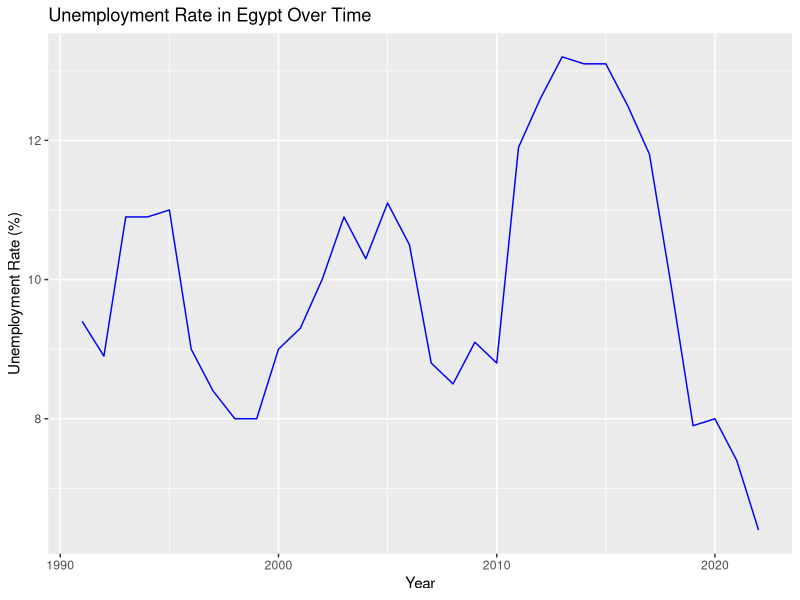
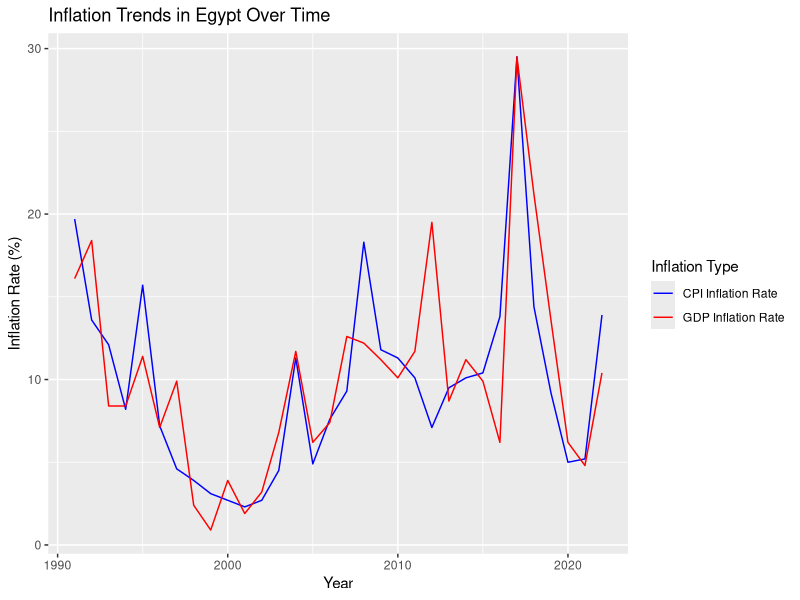
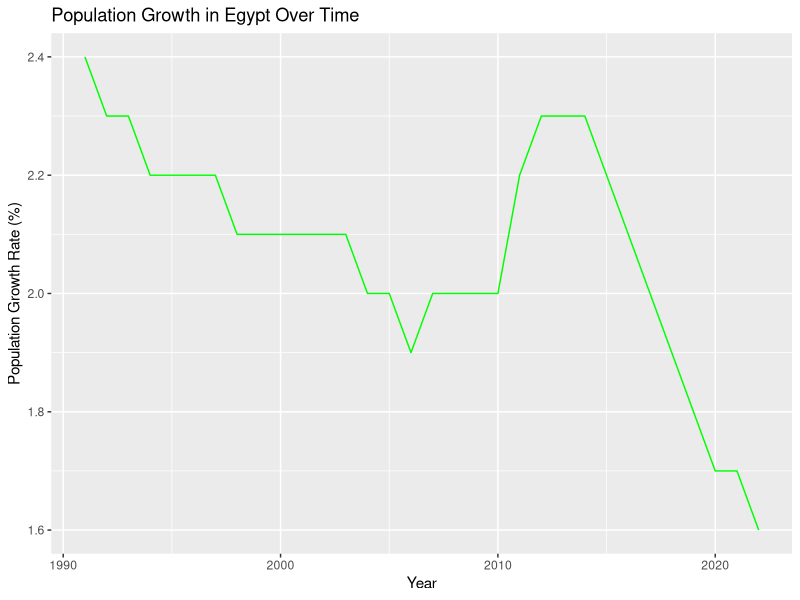
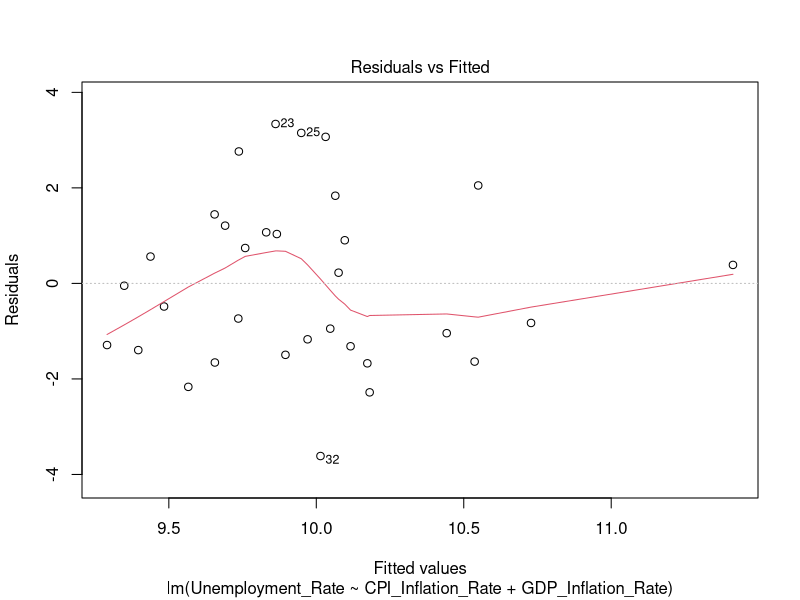
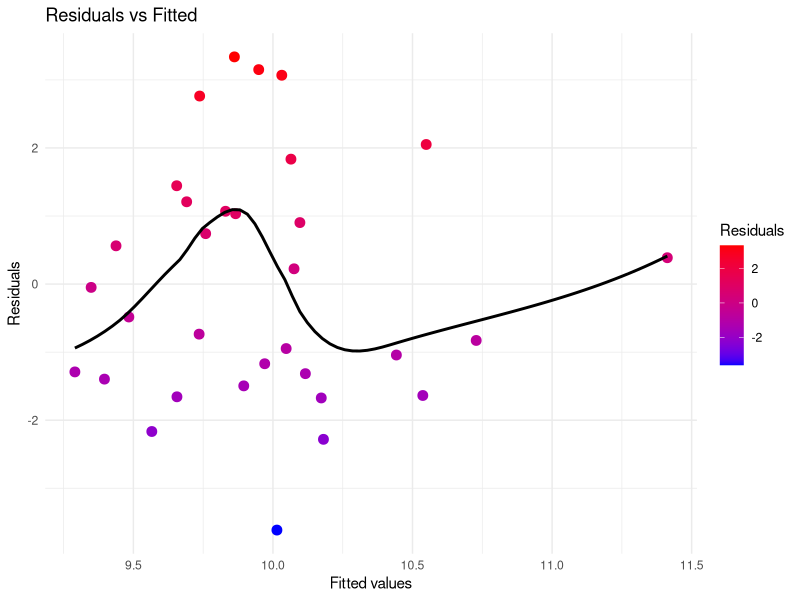

Recreate these plots in R, in order.
#---------------------------------------------------------------------------
# Author: Dalia Elaraby
# Project: Historical Macroeconomic Analysis of Egypt (1991–2022)
# Data Source: World Bank (https://data.worldbank.org/)
# Date: 2024
# Purpose: Data cleaning, analysis, and visualization in R
# Description: The analysis of Egypt's macroeconomic data aims to uncover insights into and relationships among various economic indicators, such as the unemployment rate, inflation trends, and population growth, and their impact on the economy.
#---------------------------------------------------------------------------

# Load libraries
library(tidyverse)
library(readr)
library(ggplot2)
library(knitr)
library(kableExtra)

# Load the dataset
Egypt_Economic_Data <- read_csv("Egypt_Economic_Data_1991-2022.csv")

# Inspect the data
glimpse(Egypt_Economic_Data)
summary(Egypt_Economic_Data)

# Check for missing values
colSums(is.na(Egypt_Economic_Data))
Egypt_Economic_Data$Year <- as.integer(Egypt_Economic_Data$Year)

# Plotting unemployment rate over time
ggplot(Egypt_Economic_Data, aes(x = Year, y = Unemployment_Rate)) +
  geom_line(color = "blue") +
  ggtitle("Unemployment Rate in Egypt Over Time") +
  xlab("Year") +
  ylab("Unemployment Rate (%)")

# Plotting inflation trends (CPI and GDP Deflator)
ggplot(Egypt_Economic_Data, aes(x = Year)) +
  geom_line(aes(y = CPI_Inflation_Rate, color = "CPI Inflation Rate")) +
  geom_line(aes(y = GDP_Inflation_Rate, color = "GDP Inflation Rate")) +
  scale_color_manual(values = c("CPI Inflation Rate" = "blue", "GDP Inflation Rate" = "red")) +
  ggtitle("Inflation Trends in Egypt Over Time") +
  xlab("Year") +
  ylab("Inflation Rate (%)") +
  labs(color = "Inflation Type")

# Plotting population growth over time
ggplot(Egypt_Economic_Data, aes(x = Year, y = Population_Growth_Rate)) +
  geom_line(color = "green") +
  ggtitle("Population Growth in Egypt Over Time") +
  xlab("Year") +
  ylab("Population Growth Rate (%)")

# Correlation matrix
correlation_matrix <- round(cor(Egypt_Economic_Data[,-1]), 2)
correlation_matrix

# Simple linear regression (Unemployment vs. Inflation)
model <- lm(Unemployment_Rate ~ CPI_Inflation_Rate + GDP_Inflation_Rate, data = Egypt_Economic_Data)
summary(model)

print(model)

# Plotting residuals of the linear regression model
plot(model, which = 1)  # Residuals vs Fitted

# A Colorful Residual Plot
residuals_df <- data.frame(
  Fitted_Values = fitted(model),
  Residuals = resid(model)
)
ggplot(residuals_df, aes(x = Fitted_Values, y = Residuals)) +
  geom_point(aes(color = Residuals), size = 3) +
  scale_color_gradient(low = "blue", high = "red") +
  geom_smooth(method = "loess", se = FALSE, color = "black") +
  ggtitle("Residuals vs Fitted") +
  xlab("Fitted values") +
  ylab("Residuals") +
  theme_minimal()
